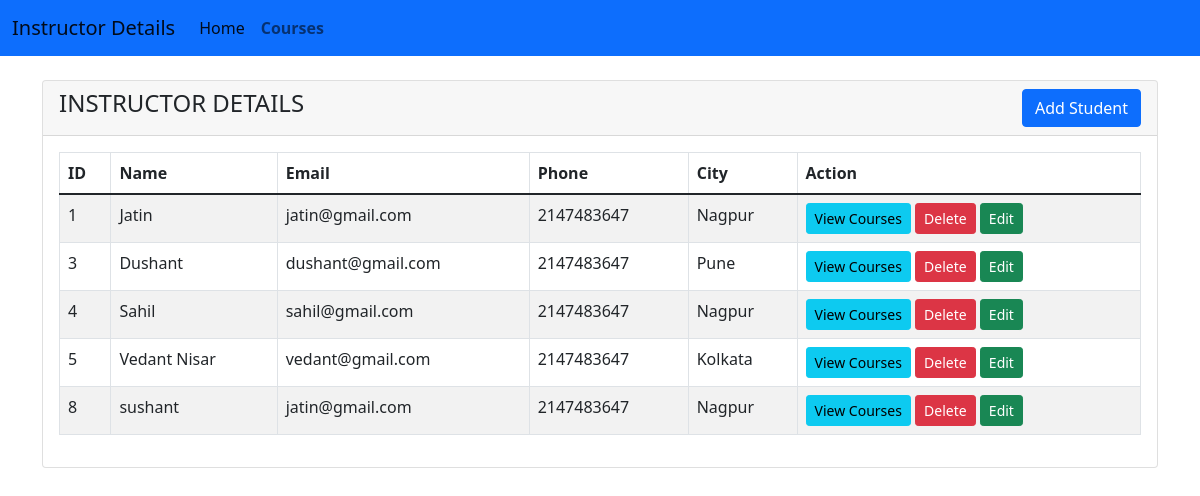
Page /instructor.php on the committed database.
### tables this page shows
CREATE TABLE `students1` (
  `id` int(255) NOT NULL,
  `name` varchar(255) NOT NULL,
  `email` varchar(255) NOT NULL,
  `phone` int(255) NOT NULL,
  `course` varchar(255) NOT NULL
);

### instructor.php (the view, shortened to what this page needs)
<!doctype html>
<html lang="en">
  <head>
    <link href="https://cdn.jsdelivr.net/npm/bootstrap@5.1.3/dist/css/bootstrap.min.css" rel="stylesheet">
    <link rel="stylesheet" href="//cdn.jsdelivr.net/npm/alertifyjs@1.13.1/build/css/alertify.min.css"/>
</head>
<body>
<nav class="navbar navbar-expand-lg navbar-light bg-primary">
  <div class="container-fluid">
    <a class="navbar-brand"  href="#">Instructor Details</a>
    <div class="collapse navbar-collapse" id="navbarSupportedContent">
      <ul class="navbar-nav me-auto mb-2 mb-lg-0">
        <li class="nav-item">
          <a class="nav-link active" aria-current="page" href="#">Home</a>
        </li>
        <li class="nav-item nav">
          <a class="nav-link" href="courses.php">Courses</a>
        </li>
      </ul>
    </div>
  </div>
</nav>
<div class="container mt-4">
    <div class="row">
        <div class="col-md-12">
            <div class="card">
                <div class="card-header">
                    <h4>INSTRUCTOR DETAILS
                    <button type="button" class="btn btn-primary float-end" data-bs-toggle="modal" data-bs-target="#studentAddModal">
                            Add Student
                        </button>
               </h4>
                </div>
                <div class="card-body">
                    <table id="myTable" class="table table-bordered table-striped">
                        <thead>
                            <tr>
                                <th>ID</th>
                                <th>Name</th>
                                <th>Email</th>
                                <th>Phone</th>
                                <th>City</th>
                                <th>Action</th>
                            </tr>
                        </thead>
                        <tbody>
                            <?php
                            require 'conn.php';
                            $query = "SELECT * FROM students1";
                            $query_run = mysqli_query($con, $query);
                            if(mysqli_num_rows($query_run) > 0)
                            {
                                foreach($query_run as $student)
                                {
                                    ?>
                                    <tr id="$student['id']">
                                        <td><?= $student['id'] ?></td>
                                        <td><?= $student['name'] ?></td>
                                        <td><?= $student['email']; ?></a></td>
                                        <td><?= $student['phone'] ?></td>
                                        <td><?= $student['course'] ?></td>
                                        <td>
                                            <button type="button" id="studentview" data-stu-name="<?=$student['name'];?>"  data-stu-id="<?=$student['id'];?>" class="viewStudentBtn btn btn-info btn-sm">View Courses</button>
                                            <button type="button" value="<?=$student['id'];?>" class="deleteStudentBtn btn btn-danger btn-sm">Delete</button>
                                            <button type="button" value="<?=$student['id'];?>" class="editStudentBtn btn btn-success btn-sm">Edit</button>
                                        </td>
                                    </tr>
                                    <?php
                                }
                            }
                            ?>
                        </tbody>
                    </table>
                </div>
            </div>
        </div>
    </div>
</div>
</body>
</html>

### instructor.php (style rules this page uses)
.nav { color:#fff; font-weight:bold; }

### rows in the picture
students1: id "1", name "Jatin", email "jatin@gmail.com", phone "2147483647", course "Nagpur"
students1: id "3", name "Dushant", email "dushant@gmail.com", phone "2147483647", course "Pune"
students1: id "4", name "Sahil", email "sahil@gmail.com", phone "2147483647", course "Nagpur"
students1: id "5", name "Vedant Nisar", email "vedant@gmail.com", phone "2147483647", course "Kolkata"
students1: id "8", name "sushant", email "jatin@gmail.com", phone "2147483647", course "Nagpur"
